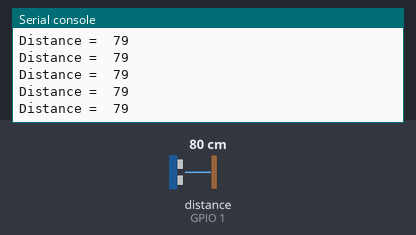
Recording of a program running on a simulated ESP32 board running MicroPython. Shown: the last lines printed to the serial console. The test bench sets the inputs (shaded band); at power-on: distance to the obstacle (sensor on GPIO 1) 80 cm. The echo pulse lasts 58.3 µs per cm.

Above: at 1.2 s.
1.3 s: distance to the obstacle (sensor on GPIO 1) set to 2 cm
At 1.59 s:
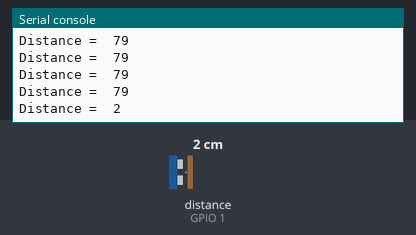
2.8 s: distance to the obstacle (sensor on GPIO 1) set to 4 cm
At 2.8 s:
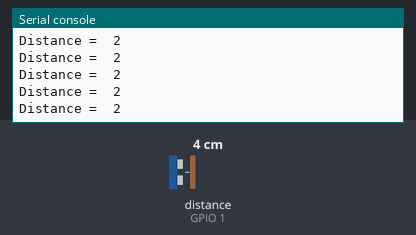
Timing chart, 0 to 5.8 s (numbered marks = the images above; inputs shaded):
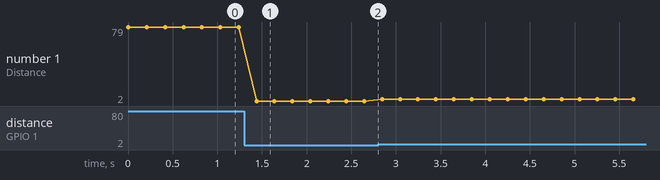

The program:

Ultrason.py
```python
from machine import Pin as pin ,PWM
import time , utime
trig = pin( 0 , pin.OUT , value = 0)
echo = pin( 1 , pin.IN)

v = 0.034
def ultrason():

    dis = em = rec = temps = 0

    trig.on()
    utime.sleep_us(10)
    trig.off()

    while echo.value() == 0:
        em = utime.ticks_us()
    while echo.value() == 1 :
        rec = utime.ticks_us()


    temps = rec - em
    dis = int(v * temps /2 )
    return(dis)

while True :
  distance = ultrason()
  print("Distance = ",distance)
  time.sleep(0.2)
```

Measured:
- after the input at 1.3 s, the serial console: prints a new line after 0.14 s (image 1)
- plotted number 1: 79 → 2 after the input at 1.3 s, 2 → 4 after the input at 2.8 s
